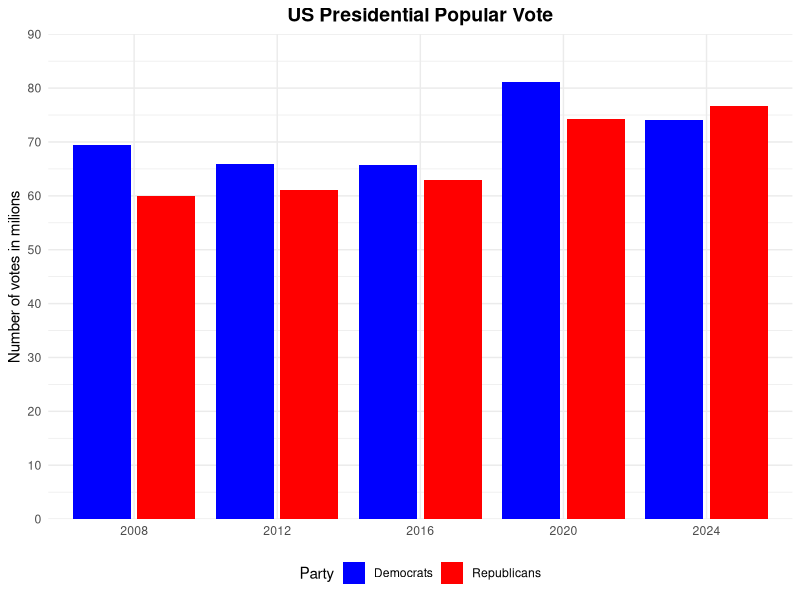

Recreate this plot in R.
library(ggplot2)
library(dplyr)

dane <- read.csv("dane_elekcje.csv")


p <- dane %>% 
  ggplot(aes(x = factor(year), y = votes_in_milions, fill = party)) +
  geom_col(position = "dodge2") +
  scale_y_continuous(limits = c(0,90),
                     expand = expansion(mult = c(0, 0)),
                     breaks = seq(0,90,10),
                     minor_breaks = seq(0,90,5)) + 
  scale_fill_manual(values = c("blue","red")) + 
  theme_minimal() + 
  theme(
    legend.position = "bottom",
    axis.title.x = element_blank(),
    plot.title = element_text(hjust = 0.5, size = 14, face = "bold")
  ) + 
  labs(
    title = "US Presidential Popular Vote",
    y = "Number of votes in milions",
    fill = "Party"
  )
p
